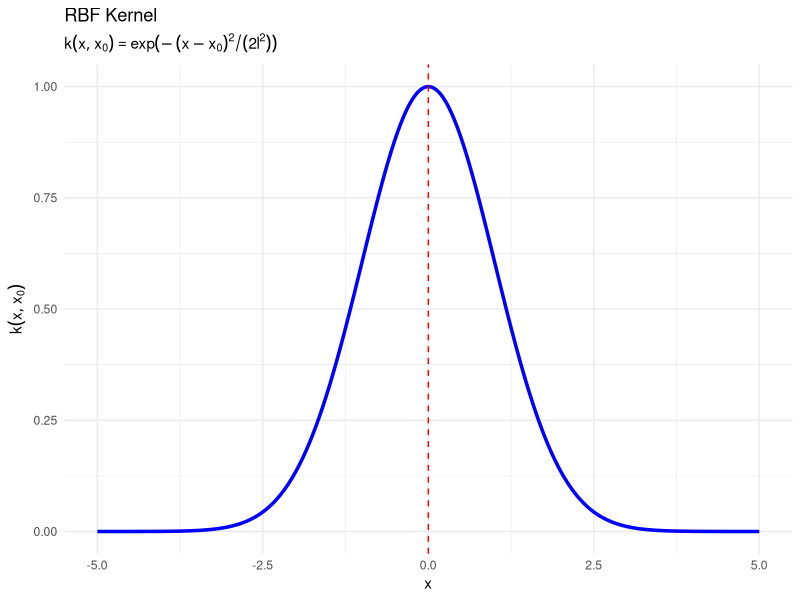

Reproduce this figure in R. (Note: this script raises an error after producing the figure.)
## ---- chunk 1
library(ggplot2)
x <- seq(-5, 5, length.out = 300)
x0 <- 0
l <- 1

df_kernel <- data.frame(
  x = x,
  similarity = exp(- (x - x0)^2 / (2 * l^2))
)

ggplot(df_kernel, aes(x = x, y = similarity)) +
  geom_line(color = "blue", linewidth = 1.2) +
  geom_vline(xintercept = x0, linetype = "dashed", color = "red") +
  labs(
    title = "RBF Kernel",
    subtitle = expression(k(x, x[0]) == exp(- (x - x[0])^2 / (2 * l^2))),
    x = "x", y = expression(k(x, x[0]))
  ) +
  theme_minimal()
## ---- chunk 2
library(MASS)
set.seed(42)

x <- seq(-5, 5, length.out = 100)
x_obs <- c(-4, -2, 0, 2, 4)
y_obs <- sin(x_obs)

# สร้าง kernel matrix
kernel <- function(x1, x2, l = 1) exp(- outer(x1, x2, function(a, b) (a - b)^2 / (2 * l^2)))

K_xx <- kernel(x_obs, x_obs) + diag(1e-6, length(x_obs))
K_xs <- kernel(x_obs, x)
K_ss <- kernel(x, x)

# GP posterior mean and covariance
K_inv <- solve(K_xx)
mu_post <- t(K_xs) %*% K_inv %*% y_obs
cov_post <- K_ss - t(K_xs) %*% K_inv %*% K_xs

# Sample from posterior
samples_post <- mvrnorm(3, mu_post, cov_post)
df_post <- data.frame(x = x, mean = mu_post, t(samples_post))
df_post_long <- tidyr::pivot_longer(df_post, cols = starts_with("X"), names_to = "sample", values_to = "y")

ggplot(df_post_long, aes(x = x, y = y, color = sample)) +
  geom_line(alpha = 0.8) +
  geom_line(aes(y = mean), color = "black", linewidth = 1.2) +
  geom_point(data = data.frame(x = x_obs, y = y_obs), aes(x, y), color = "red", size = 2) +
  labs(title = "GP Posterior (After Observing Data)", y = "f(x)") +
  theme_minimal()
## ---- chunk 3
hyper_param <- c(0.5, 1.5, 2.5)
model_perform <- c(0.7, 0.9, 0.85)
